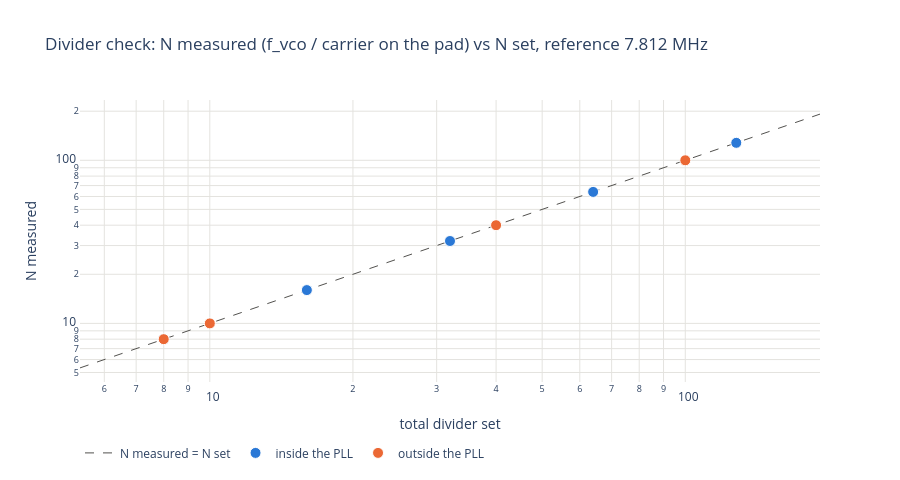

The notebook cell this image was saved under:
### Code cell
# Divider check: N measured (f_vco / carrier on the pad) against the set total divider; on the line when right.
# (A digital divider is exact: this only catches a wrong N, not a precision error.)
fig = go.Figure()
lim = [divs["total_div"].min() / 1.5, divs["total_div"].max() * 1.5]
fig.add_scatter(x=lim, y=lim, mode="lines", line=dict(color=INK, width=1, dash="dash"), hoverinfo="skip",
                name="N measured = N set")
for path, d in divs[divs["n_meas"].notna()].groupby("path"):
    fig.add_scatter(x=d["total_div"], y=d["n_meas"], mode="markers", name=path,
                    marker=dict(size=11, color=PATH_COLORS[path], line=dict(color="white", width=1)),
                    customdata=np.c_[d["divider"], d["f_out_meas"] / 1e6, d["divider_ok"]],
                    hovertemplate="%{customdata[0]}: N set %{x}, measured %{y:.4f} (carrier on the pad "
                                  "%{customdata[1]:.6f} MHz), ok %{customdata[2]}<extra></extra>")
fig.update_layout(title=f"Divider check: N measured (f_vco / carrier on the pad) vs N set, {REF_TXT}", template="plotly_white",
                  height=480, legend=dict(orientation="h", y=-0.2))
fig.update_xaxes(title="total divider set", type="log", gridcolor=GRID)
fig.update_yaxes(title="N measured", type="log", gridcolor=GRID)
save(fig, "divider_check")

### Figure 1 — Plotly figure (JSON) as saved in the notebook; plotly's stock layout.template omitted (floating-point values rounded to 4 significant figures)
{"data": [{"hoverinfo": "skip", "line": {"color": "#52514e", "dash": "dash", "width": 1}, "mode": "lines", "name": "N measured = N set", "type": "scatter", "x": [5.333, 192], "y": [5.333, 192]}, {"customdata": [["int /8", 125.0, true], ["int /16", 62.5, true], ["int /32", 31.25, true], ["int /64", 15.62, true], ["int /128", 7.812, true]], "hovertemplate": "%{customdata[0]}: N set %{x}, measured %{y:.4f} (carrier on the pad %{customdata[1]:.6f} MHz), ok %{customdata[2]}<extra></extra>", "marker": {"color": "#2a78d6", "line": {"color": "white", "width": 1}, "size": 11}, "mode": "markers", "name": "inside the PLL", "type": "scatter", "x": [8, 16, 32, 64, 128], "y": [8.0, 16.0, 32.0, 64.0, 128.0]}, {"customdata": [["ext /2 x /4", 125.0, true], ["ext /1 x /10", 100.0, true], ["ext /4 x /10", 25.0, true], ["ext /1 x /100", 10.0, true]], "hovertemplate": "%{customdata[0]}: N set %{x}, measured %{y:.4f} (carrier on the pad %{customdata[1]:.6f} MHz), ok %{customdata[2]}<extra></extra>", "marker": {"color": "#eb6834", "line": {"color": "white", "width": 1}, "size": 11}, "mode": "markers", "name": "outside the PLL", "type": "scatter", "x": [8, 10, 40, 100], "y": [8.0, 10.0, 40.0, 100.0]}], "layout": {"height": 480, "legend": {"orientation": "h", "y": -0.2}, "title": {"text": "Divider check: N measured (f_vco / carrier on the pad) vs N set, reference 7.812 MHz"}, "xaxis": {"gridcolor": "#e4e3df", "title": {"text": "total divider set"}, "type": "log"}, "yaxis": {"gridcolor": "#e4e3df", "title": {"text": "N measured"}, "type": "log"}}}
